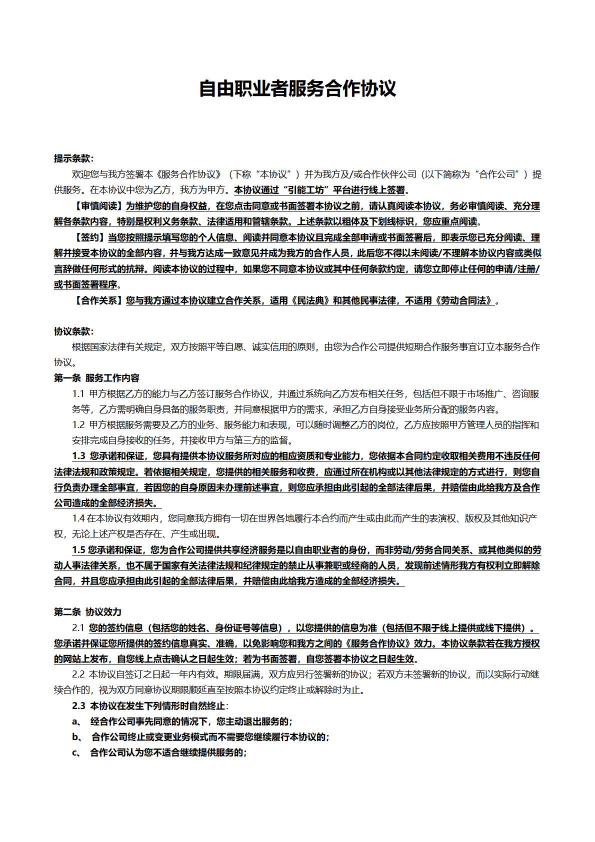
#> input picture template/1.jpg, 1190 x 1683 px, given in place of test2_2.jpg, which was not available (shown at 1/2 size)
$ python ocr.py   (older library calls are emulated)
#> lines starting #> are read from the running program, lines starting #| are printed output that depends on the picture; after the words box and inside, x2 and y2 are one past the last pixel; in counts of white or black regions, pixels touching at a corner belong together; pictures that were not available may be replaced by others from this repository, and a replacement may not be noted
### include/binaryzation.py
# -*- coding: utf-8
import cv2
import sys
import math


class myThreshold:
    '''
    二值化算法大全
    '''

    def getMinimumThreshold(self, imgSrc):
        """
        谷底最小值的阈值
        """
        Y = Iter = 0
        HistGramC = []
        HistGramCC = []

        #获取直方数组
        hist_cv = self.__getHisGram(imgSrc)

        for Y in range(256):
            HistGramC.append(hist_cv[Y])
            HistGramCC.append(hist_cv[Y])

        #通过三点求均值来平滑直方图
        while( self.__IsDimodal(HistGramCC) == False):
            HistGramCC[0] = (HistGramC[0] + HistGramC[0] + HistGramC[1]) / 3.0 #第一点
            for Y in range(1, 255):
                HistGramCC[Y] = (HistGramC[Y - 1] + HistGramC[Y] + HistGramC[Y + 1]) / 3 #中间的点

            HistGramCC[255] = (HistGramC[254] + HistGramC[255] + HistGramC[255]) / 3 #最后一点
            HistGramC = HistGramCC
            Iter += 1
            if (Iter >= 1000):
                return -1

        #阈值极为两峰之间的最小值
        Peakfound = False
        for Y in range(1, 255):
            if (HistGramCC[Y - 1] < HistGramCC[Y] and HistGramCC[Y + 1] < HistGramCC[Y]):
                Peakfound = True
            if (Peakfound == True and HistGramCC[Y - 1] >= HistGramCC[Y] and HistGramCC[Y + 1] >= HistGramCC[Y]):
                return Y - 1
        return -1

    def __IsDimodal(self, HistGram):
        #对直方图的峰进行计数，只有峰数位2才为双峰
        Count = 0

        for Y in range(1, 255):
            if HistGram[Y - 1] < HistGram[Y] and HistGram[Y + 1] < HistGram[Y]:
                Count += 1
                if(Count > 2):
                    return False

        if Count == 2:
            return True
        else:
            return False

    def __getHisGram(self, imgSrc):
        hist_cv = cv2.calcHist([imgSrc], [0], None, [256], [0, 256])
        return hist_cv

    # [103 lines left out: functions get1DMaxEntropyThreshold, getIsoDataThreshold, getIntermodesThreshold, not called in this run]

    def getAlgos(self):
        """
        获取阈值算法
        :param index:
        :return:
        """

        algos = {
            0 : 'getMinimumThreshold',  #谷底最小值
            1 : 'get1DMaxEntropyThreshold', #一维最大熵
            2 : 'getIsoDataThreshold', #intermeans
            #3 : 'getKittlerMinError', #kittler 最小错误
            4 : 'getIntermodesThreshold', #双峰平均值的阈值
        }

        return algos


# [2 lines that do not run on import are left out]

### include/functions.py
# -*- coding: utf-8 -*-
import unicodedata
import cv2
import sys
import numpy as np
import os
import uuid
import codecs
import platform
import pytesseract
from PIL import Image

# [474 lines left out: functions is_number, is_identi_number, cropImgByBox, ishan, delSpaceLine, iconv and 11 more, not called in this run]

def _getDay(Section, index, yearLenght):
    return _getMonth(Section, index, yearLenght)

# [19 lines left out: function CardAddress, not called in this run]

def ocr(imgSrc, lang=None, psm='3'):
    """
    OCR 识别
    :param imgSrc:  图片资源
    :param lang:  语言包
    :return: 识别内容
    """

    curpath = ''
    if getattr(sys, 'frozen', False):
        curpath = os.path.dirname(sys.executable)
    elif __file__:
        curpath = os.path.dirname(os.path.realpath(__file__))

    filename = uuid.uuid4().__str__() + '.jpg'
    txt = uuid.uuid4().__str__()

    unique_filename = curpath + '/' + filename
    unique_txt = curpath + '/' + txt

    cv2.imwrite(unique_filename, imgSrc)
    if lang == None:
        lang = 'eng'

    sysstr = platform.system()
    # [10 lines of commented-out code are left out]
    img = Image.open(unique_filename)
    text = pytesseract.image_to_string(img, lang='chi_sim')

    # [4 lines of commented-out code are left out]

    if text[:3] == codecs.BOM_UTF8:
        text = text[3:]

    os.unlink(unique_filename)
    # os.unlink(txtfile)

    return text.strip('\n')


# [24 lines left out: functions filterNonnumericChar, getSexByCardNum, not called in this run]

### ocr.py
# -*- coding: utf-8 -*-
import os, cv2
# import argparse
import sys, numpy as np
#import imutils
import math
import include.binaryzation as bz
import include.functions as func
#import win32api
import copy
import json


DEBUG = True

CARD_NAME = ''
CARD_SEX = ''
CARD_ETHNIC = ''
CARD_YEAR = ''
CARD_MON = ''
CARD_DAY = ''
CARD_ADDR = ''
#身份证号码
CARD_NUM = ''


# [5 lines of commented-out code are left out]

curpath = ''
if getattr(sys, 'frozen', False):
    curpath = os.path.dirname(sys.executable)
elif __file__:
    curpath = os.path.dirname(os.path.realpath(__file__))

pathtoimg = ""

def getCardNum(img, kenalRect):
    """
    识别并提取身份证号码
    :return:
    """
    gray = cv2.cvtColor(img, cv2.COLOR_RGB2GRAY)
    thr = bz.myThreshold().getMinimumThreshold(gray)
    ret, binary = cv2.threshold(gray, thr, 255, cv2.THRESH_BINARY)

    # 3. 膨胀和腐蚀操作的核函数
    kenal = cv2.getStructuringElement(cv2.MORPH_RECT, (kenalRect[0], kenalRect[1]))

    dilation = cv2.dilate(binary, kenal, iterations=1)
    erosion = cv2.erode(dilation, kenal, iterations=1)

    #OCR识别
    cardNum = func.ocr(erosion,'chi_sim')
    cardNum = func.is_identi_number(cardNum)
    if cardNum:
        return cardNum

    return False

# [135 lines left out: functions getChineseChar, findChineseCharArea, not called in this run]

def detect(img):

    global CARD_NUM

    CARD_NUM = ''

    notFound = True

    # 1.  转化成灰度图
    gray = cv2.cvtColor(img, cv2.COLOR_BGR2GRAY)

    # 2. 遍历二值化阈值算法
    algos = bz.myThreshold().getAlgos()

    for i in algos:

        #形态学变换的预处理，得到可以查找矩形的图片
        dilation = preprocess(gray, algos[i])

        # 3. 查找和筛选文字区域
        region = findTextRegion(dilation)

        # 4. 用绿线画出这些找到的轮廓
        angle = 0
        for rect in region:

            angle = rect[2]

            #识别身份证号码
            a, b = rect[1]
            if a > b:
                width = a
                hight = b
                pts2 = np.float32([[0, hight], [0, 0], [width, 0], [width, hight]])
            else:
                width = b
                hight = a
                angle = 90 + angle
                pts2 = np.float32([[width, hight], [0, hight], [0, 0], [width, 0]])

            #透视变换
            box = cv2.boxPoints(rect)
            # box = cv2.cv.BoxPoints(rect)
            pts1 = np.float32(box)
            M = cv2.getPerspectiveTransform(pts1, pts2)
            cropImg = cv2.warpPerspective(img, M, (int(width), int(hight)))

            # 计算核大小
            kenalx = kenaly = int(math.ceil((hight / 100.0)))
            CARD_NUM = getCardNum(cropImg, (kenalx, kenaly))
            if CARD_NUM:
                notFound = False
                #找到身份证号码，然后根据号码区域的倾斜角度，对原图进行旋转变换

                if abs(angle) > 10:
                    sp = img.shape
                    H = sp[0]
                    W = sp[1]
                    M = cv2.getRotationMatrix2D((W/2, H/2), angle, 1)
                    cropImg = cv2.warpAffine(img, M, (W, H))
                    # cv2.namedWindow("倾斜矫正", cv2.WINDOW_NORMAL)
                    # cv2.imshow("倾斜矫正", cropImg)
                    # cv2.waitKey(0)
                    #矫正图片地址
                    global curpath
                    path = 'tilt_correction.jpg'
                    newFile = os.path.join(curpath, path)
                    cv2.imwrite(newFile, cropImg)

                    return True, '', newFile

                # 画图
                if DEBUG:
                    cv2.drawContours(img, [np.int0(box)], 0, (0, 255, 0), 3)

                # 寻找汉字区域
                # 裁剪后的图片
                box = cv2.cv.BoxPoints(rect)
                box = np.int0(box)
                cropImg, point, width, hight = func.cropImgByBox(img, box)
                box = findChineseCharArea(point, width, hight)
                #cv2.drawContours(img, [box], 0, (0, 255, 0), 3)

                chiCharArea, point, width, hight = func.cropImgByBox(img, box)
                getChineseChar(chiCharArea, (kenalx, kenaly))

                # [4 lines of commented-out code are left out]

                break

        if notFound:
            continue
        else:
            break

    if notFound:
        #win32api.MessageBox(0, "无法识别，请换一个分辨率高点的照片~", "错误提示")
        return False, '无法识别，请换一个分辨率高点的照片~", "错误提示', ''


    # 带轮廓的图片
    if DEBUG:
        cv2.namedWindow("img", cv2.WINDOW_NORMAL)
        cv2.imshow("img", img)
        key = cv2.waitKey(0)

        cv2.destroyAllWindows()
        if key != 32:
            sys.exit()

    if CARD_NUM != '':
        # 为了获取更加精准的值，通过身份证号码规则直接取得出生年月
        CARD_YEAR, CARD_MON, CARD_DAY = func.getBirthByCardNum(CARD_NUM)

        info = """
            姓名：%s
            性别：%s     民族：%s
            出生：%s 年 %s  月 %s 日
            住址：%s
            公民身份号码：%s
        """ % (CARD_NAME, CARD_SEX, CARD_ETHNIC, CARD_YEAR, CARD_MON, CARD_DAY, CARD_ADDR, CARD_NUM)

        ret = [CARD_NAME, CARD_SEX, CARD_ETHNIC, CARD_YEAR, CARD_MON, CARD_DAY, CARD_ADDR, CARD_NUM]

        if DEBUG:
            print(info)

        return True, ret, ''
    else:
        return True, '', ''


def calculateElement(img):
    #根据图片大小粗略计算腐蚀 或膨胀所需核的大小
    sp = img.shape
    width = sp[1]  # width(colums) of image
    kenaly = math.ceil((width / 400.0) * 12)
    kenalx = math.ceil((kenaly / 5.0) * 4)
    a = (int(kenalx), int(kenaly))

    return a

def preprocess(gray, algoFunc):
    # 1. Sobel算子，x方向求梯度
    #sobel = cv2.Sobel(gray, cv2.CV_8U, 1, 0, ksize = 3)

    #获取二值化阈值
    thr = bz.myThreshold()
    #threshold = thr.get1DMaxEntropyThreshold(gray)
    threshold = getattr(thr, algoFunc)(gray)
    if threshold <= 0:
        raise Exception("获取二值化阈值失败")

    # 2. 二值化
    ret, binary = cv2.threshold(gray, threshold, 255, cv2.THRESH_BINARY)

    #获取核大小
    calculateElement(gray)

    # 3. 膨胀和腐蚀操作的核函数
    element1 = cv2.getStructuringElement(cv2.MORPH_RECT, (2, 2))
    element2 = cv2.getStructuringElement(cv2.MORPH_RECT, calculateElement(gray))

    #微处理去掉小的噪点
    dilation = cv2.dilate(binary, element1, iterations=1)
    binary = cv2.erode(dilation, element1, iterations=1)

    #文字膨胀与腐蚀使其连成一个整体
    erosion = cv2.erode(binary, element2, iterations=1)
    dilation = cv2.dilate(erosion, element1, iterations=1)

    # [12 lines of commented-out code are left out]
    try:
        cv2.destroyAllWindows()
    except:
        print("关闭窗口失败")
        pass
    #sys.exit(0)


    return dilation


def findTextRegion(img):
    region = []

    # 1. 查找轮廓
    contours, hierarchy = cv2.findContours(img, cv2.RETR_TREE, cv2.CHAIN_APPROX_SIMPLE)

    # 2. 筛选那些面积小的
    for i in range(len(contours)):
        cnt = contours[i]
        # 计算该轮廓的面积
        area = cv2.contourArea(cnt)
        # 面积小的都筛选掉
        if(area < 1000):
            continue

        # 找到最小的矩形，该矩形可能有方向
        rect = cv2.minAreaRect(cnt)

        # 计算高和宽 参考：http://blog.csdn.net/lanyuelvyun/article/details/76614872
        width = rect[1][0]
        hight = rect[1][1]

        # 筛选那些太细的矩形，留下扁的
        if hight > width:
            if hight < width * 5:
                continue
        else:
            if width < hight * 5:
                continue

        region.append(rect)

    return region


def nothing(x):
    pass


# [91 lines left out: functions fushiyupengzhang, imgRotation, enhanceImage, not called in this run]

if __name__ == '__main__':

    # for i in range(31, 40):
    #     pathtoimg = r'D:\OCR\p\w%s.jpg' % (i)
    #     #pathtoimg = r'D:\OCR\p\sam_xie.jpg'

    if DEBUG:
        pathtoimg = r"ori_id\\test2_2.jpg"

    if not os.path.isfile(pathtoimg):
        #sys.exit("you neeed provid a valid imgfile")
        pass

    # 读取文件
    img = cv2.imread(pathtoimg)
#> img is the input picture: shape (1683, 1190, 3); mean B, G, R 229.6, 229.8, 229.7

    try:
        ret, msg, path = detect(img)
#> in __getHisGram, `hist_cv = cv2.calcHist([imgSrc], [0], None, [256], [0, 256])`: hist_cv = 256 values, max 1376346 at index 255, min 367 at index 131, mean 7823.3
#> after the loop in getMinimumThreshold, `for Y in range(256):`: HistGramC = 256 items, first 6: [9427], [17476], [16893], [12594], [10070], [6510]; HistGramCC has the same summary as HistGramC
#> in __IsDimodal, `Count = 0`: Count = 0
#> the loop in getMinimumThreshold, `while( self.__IsDimodal(HistGramCC) == False):` made 29 passes
#> after the loop in getMinimumThreshold, `while( self.__IsDimodal(HistGramCC) == False):`: HistGramCC = 256 items, first 6: [10662.5], [10396.3], [9977.4], [9435.2], [8803.3], [8116.3]; Iter = 29
#> in preprocess, `threshold = getattr(thr, algoFunc)(gray)`: threshold = 127
#> in preprocess, `dilation = cv2.dilate(binary, element1, iterations=1)`:
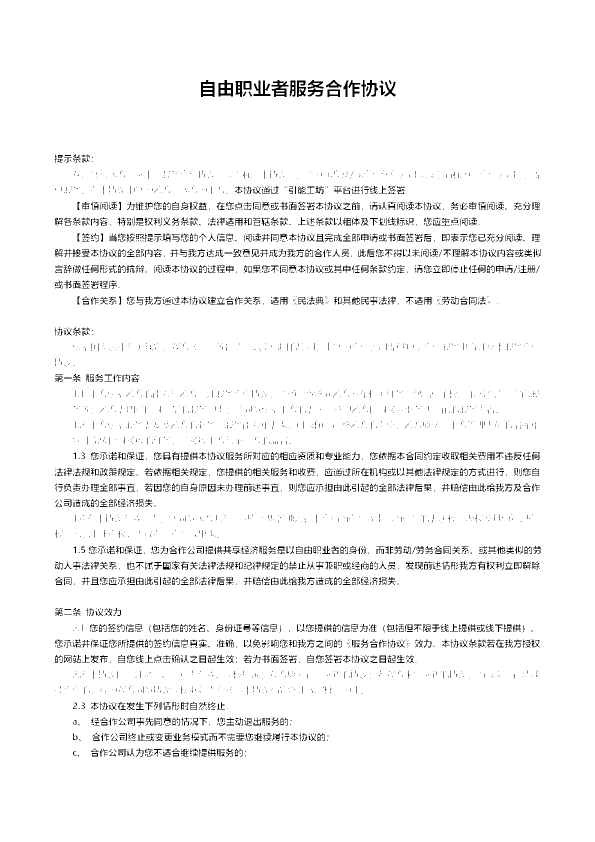
#> dilation: shape (1683, 1190) (shown at 1/2 size); 96.1% white; black in thin lines or dots, all inside (x1, y1, x2, y2) = (109, 160, 1082, 1513)
#> in preprocess, `binary = cv2.erode(dilation, element1, iterations=1)`:
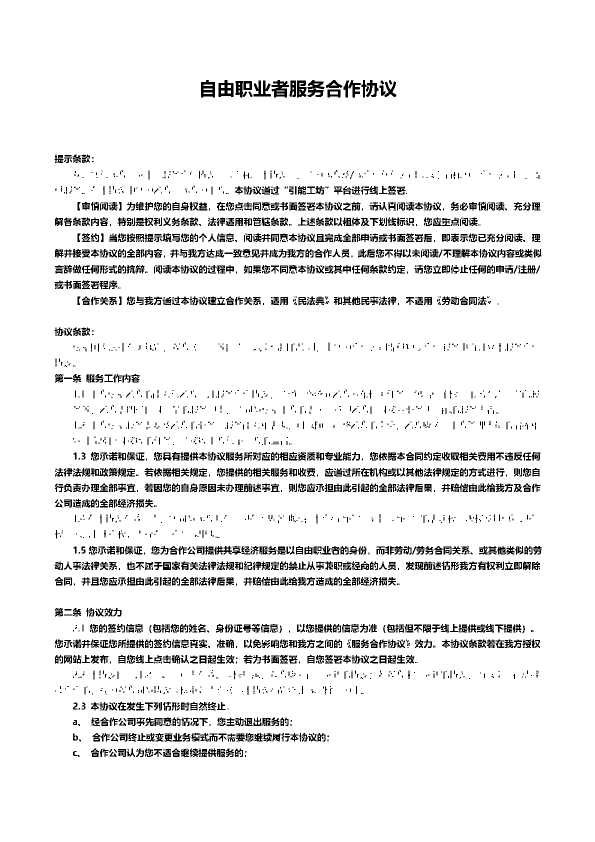
#> binary: shape (1683, 1190) (shown at 1/2 size); 92.6% white; black in thin lines or dots, all inside (x1, y1, x2, y2) = (109, 160, 1083, 1514)
#> in preprocess, `erosion = cv2.erode(binary, element2, iterations=1)`:
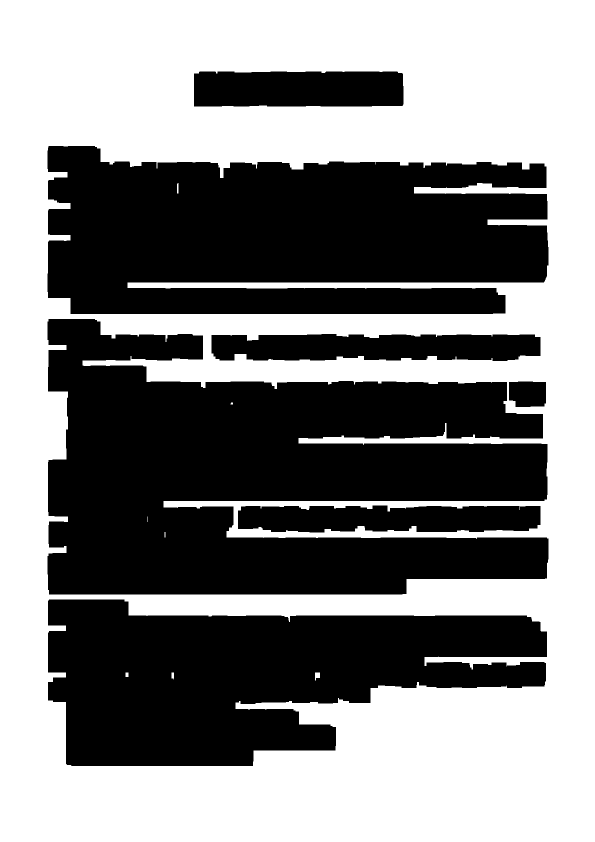
#> erosion: shape (1683, 1190) (shown at 1/2 size); 51.5% white; 7 black regions, largest, box (x1, y1, x2, y2) and area: (95, 638, 1097, 1189) 375559, (95, 292, 1097, 628) 282299, (96, 1199, 1094, 1532) 221265
#> in preprocess, `dilation = cv2.dilate(erosion, element1, iterations=1)`:
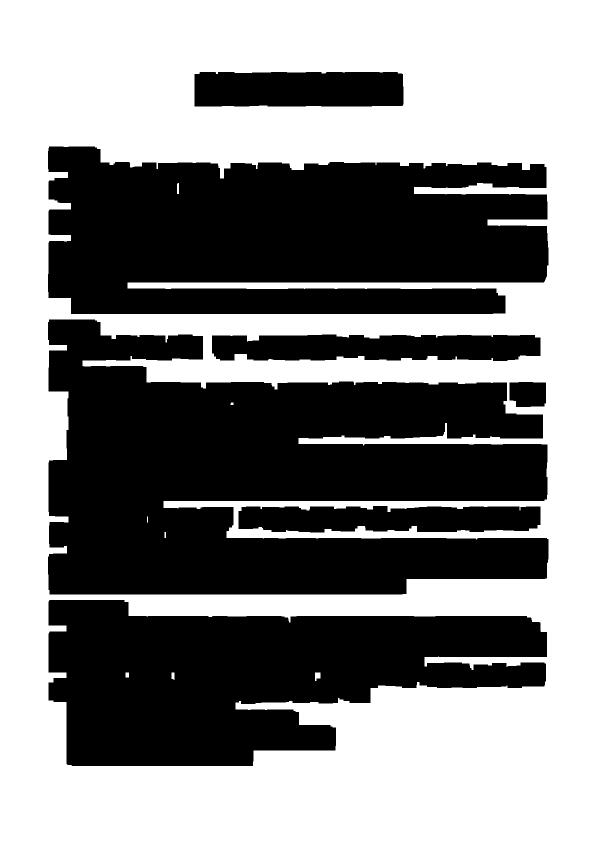
#> dilation: shape (1683, 1190) (shown at 1/2 size); 52% white; 7 black regions
#> in findTextRegion, `contours, hierarchy = cv2.findContours(img, cv2.RETR_TREE, cv2.CHAIN_A..`: contours = 15 contours, 2 with area under 20; largest, box (x1, y1, x2, y2) and area: (0, 0, 1190, 1683) 1999898, (95, 638, 1098, 1190) 375524, (95, 292, 1098, 629) 282290, (96, 1199, 1095, 1533) 221446, (423, 668, 1082, 723) 31356
#> the loop in findTextRegion, `for i in range(len(contours)):` made 15 passes
#> (area, rect, width, hight) on passes 2, 6, 7, 8, 9, 13, 15: (221446.5, ((595, 1365.5), (333, 998), -90), 333, 998), (28945, ((778.5, 1037.7), (605.1, 53.69), -0.18), 605.1, 53.69), (3512, ((1055, 788.5), (51, 74), -90), 51, 74), (31356.5, ((752, 694.9), (53.42, 658.1), -89.9), 53.42, 658.1), (375524, ((596, 913.5), (551, 1002), -90), 551, 1002), (282290, ((596, 460), (336, 1002), -90), 336, 1002), (28849, ((597.5, 178), (70, 419), -90), 70, 419)
#> after the loop in findTextRegion, `for i in range(len(contours)):`: region = [((778.5, 1037.7), (605.1, 53.69), -0.18), ((752, 694.9), (53.42, 658.1), -89.9), ((597.5, 178), (70, 419), -90)]
#> in detect, `angle = rect[2]`: angle = -0.18
#> in detect, `a, b = rect[1]`: a = 605.1; b = 53.69
#> in detect, `width = a`: width = 605.1
#> in detect, `hight = b`: hight = 53.69
#> in detect, `pts2 = np.float32([[0, hight], [0, 0], [width, 0], [width, hight]])`: pts2 = [[0, 53.69], [0, 0], [605.1, 0], [605.1, 53.69]]
#> in detect, `box = cv2.boxPoints(rect)`: box = [[476, 1065.5], [475.9, 1011.8], [1081, 1009.9], [1081.2, 1063.6]]
#> in detect, `pts1 = np.float32(box)`: pts1 has the same summary as box
#> in detect, `M = cv2.getPerspectiveTransform(pts1, pts2)`: M = [[1, -0.00314, -472.7], [0.00313, 1, -1013.3], [-1.88e-09, 1.18e-11, 1]]
#> in detect, `cropImg = cv2.warpPerspective(img, M, (int(width), int(hight)))`:
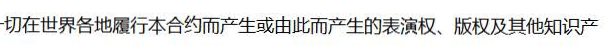
#> cropImg: shape (53, 605, 3); mean B, G, R 230.6, 231.2, 230.9
#> in detect, `kenalx = kenaly = int(math.ceil((hight / 100.0)))`: kenalx = 1
#> in getCardNum, `thr = bz.myThreshold().getMinimumThreshold(gray)`: thr = 122
#> in getCardNum, `ret, binary = cv2.threshold(gray, thr, 255, cv2.THRESH_BINARY)`:
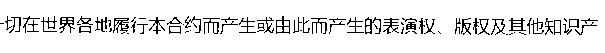
#> binary: shape (53, 605); 91.6% white; black in thin lines or dots, all inside (x1, y1, x2, y2) = (0, 16, 598, 35)
#> (the run stopped early here; a loop or call above may not have finished)
